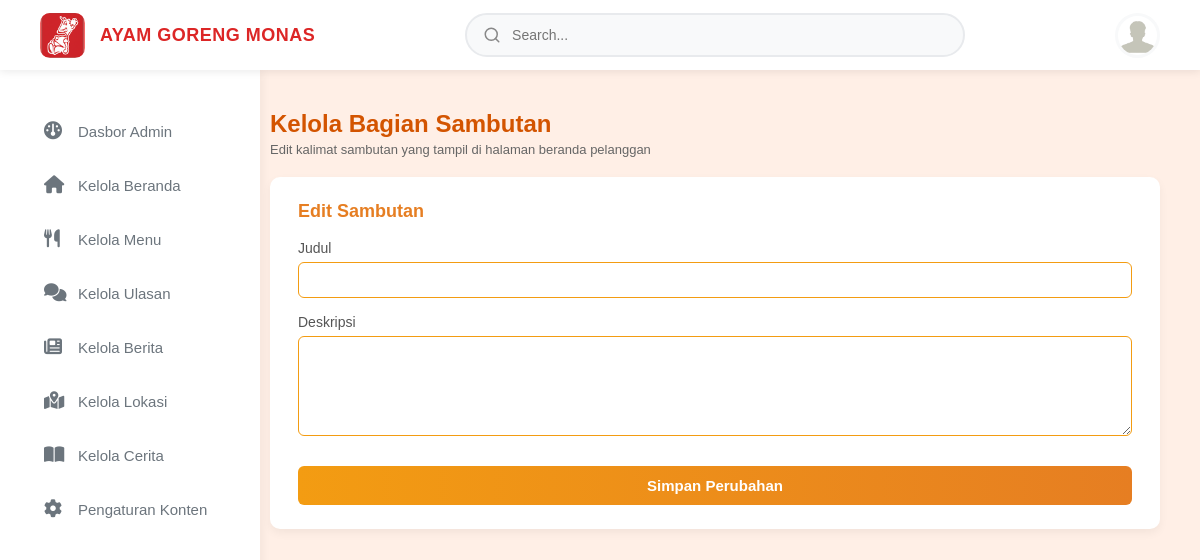
Page /Admin/beranda/edit_welcome.php on the earlier database version.
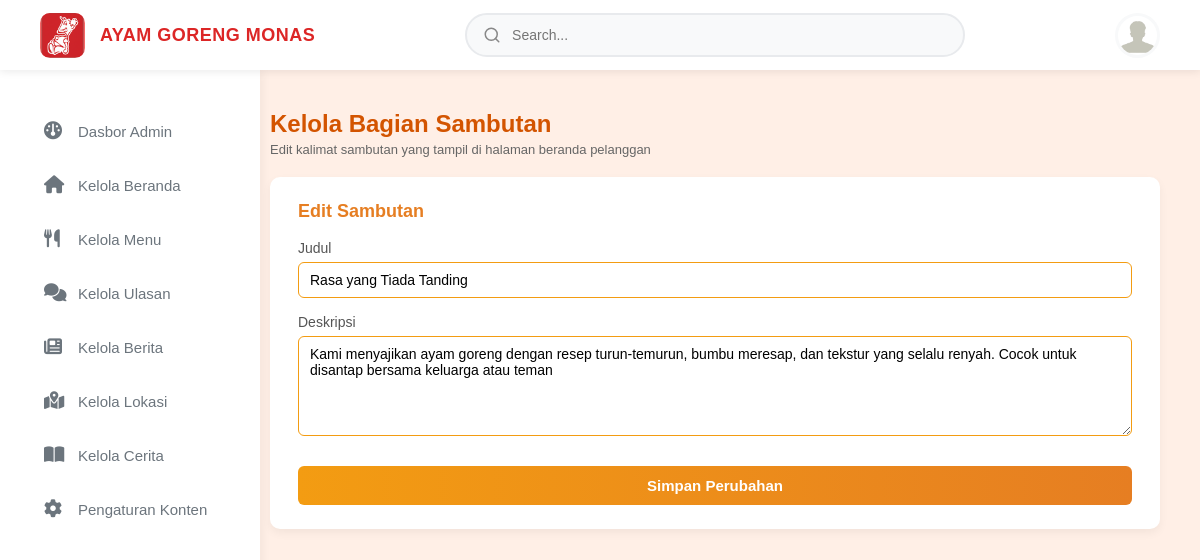
Same page on the later database version.
### tables this page shows
CREATE TABLE welcome_section (
    id INT PRIMARY KEY,
    judul VARCHAR(255),
    deskripsi TEXT
);

### Admin/beranda/edit_welcome.php (the view, shortened to what this page needs)
<?php
include '../../conn.php';
$welcome = mysqli_fetch_assoc(mysqli_query($conn, "SELECT * FROM welcome_section WHERE id = 1"));
?>
<!DOCTYPE html>
<html lang="id">
<head>
    <link rel="stylesheet" href="../style_admin/manage_menu.css">
</head>
<body>
    <?php
    include "../layout/header_admin.php";
    include "../layout/sidebar_admin.php";
    ?>
    <div class="page-wrapper">
        <div class="page-title">Kelola Bagian Sambutan</div>
        <div class="page-subtitle">Edit kalimat sambutan yang tampil di halaman beranda pelanggan</div>
        <div class="card">
            <div class="card-title">Edit Sambutan</div>
            <form method="POST">
                <div class="form-group">
                    <label class="form-label">Judul</label>
                    <input
                        type="text"
                        name="judul"
                        class="form-input"
                        value="<?= htmlspecialchars($welcome['judul']); ?>"
                        required
                    >
                </div>
                <div class="form-group">
                    <label class="form-label">Deskripsi</label>
                    <textarea
                        name="deskripsi"
                        class="form-textarea"
                        required
                    ><?= htmlspecialchars($welcome['deskripsi']); ?></textarea>
                </div>
                <button type="submit" name="simpan" class="btn-submit">Simpan Perubahan</button>
            </form>
        </div>
    </div>
</body>
</html>

Differences in the rows shown:
added welcome_section: judul "Rasa yang Tiada Tanding", deskripsi "Kami menyajikan ayam goreng dengan resep turun-temurun, bumbu meresap, dan tekstur yang selalu renyah. Cocok untuk disantap bersama keluarga atau teman"
